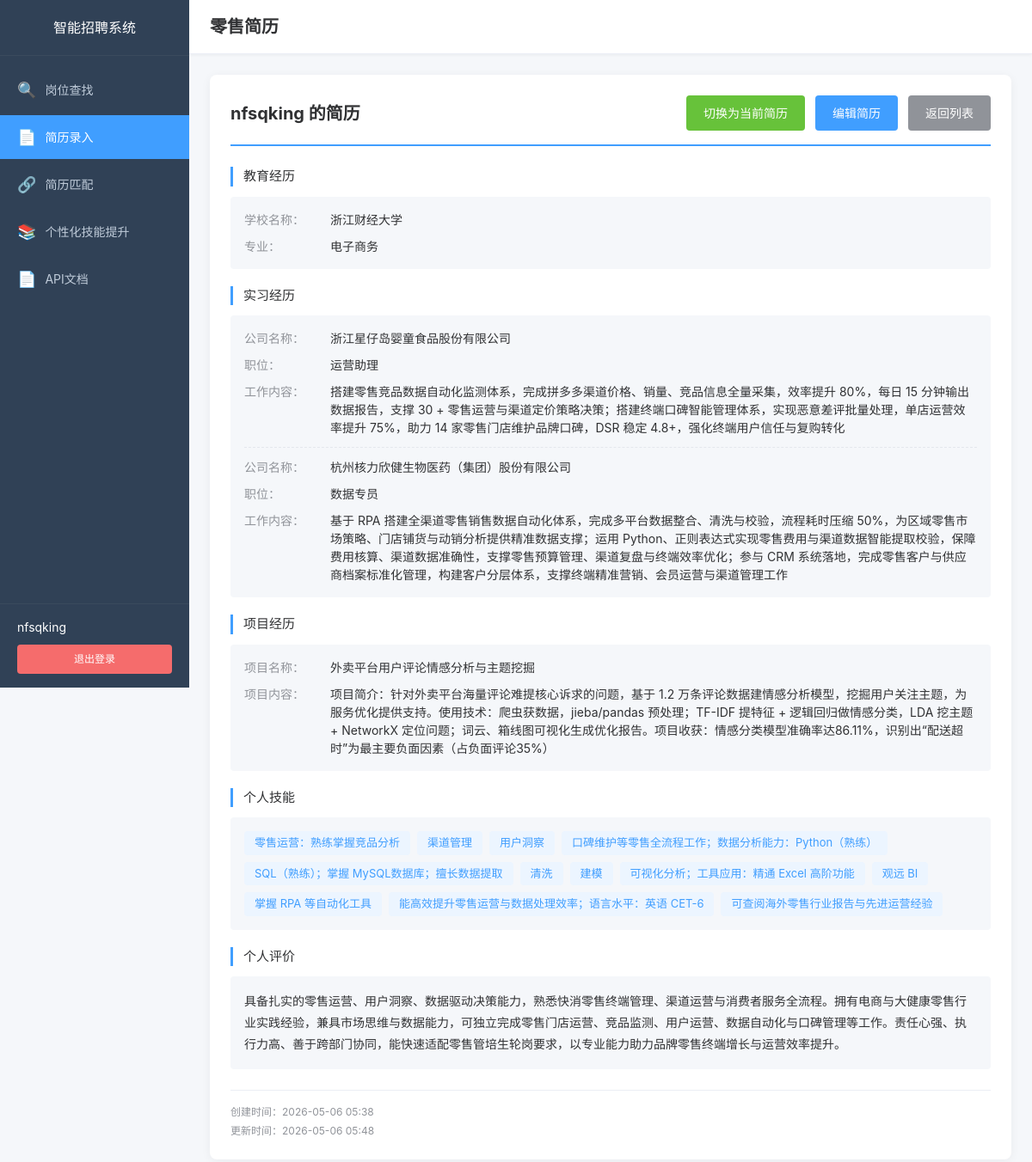
/resume/detail/2 (signed in), run on an earlier commit of the app's database.
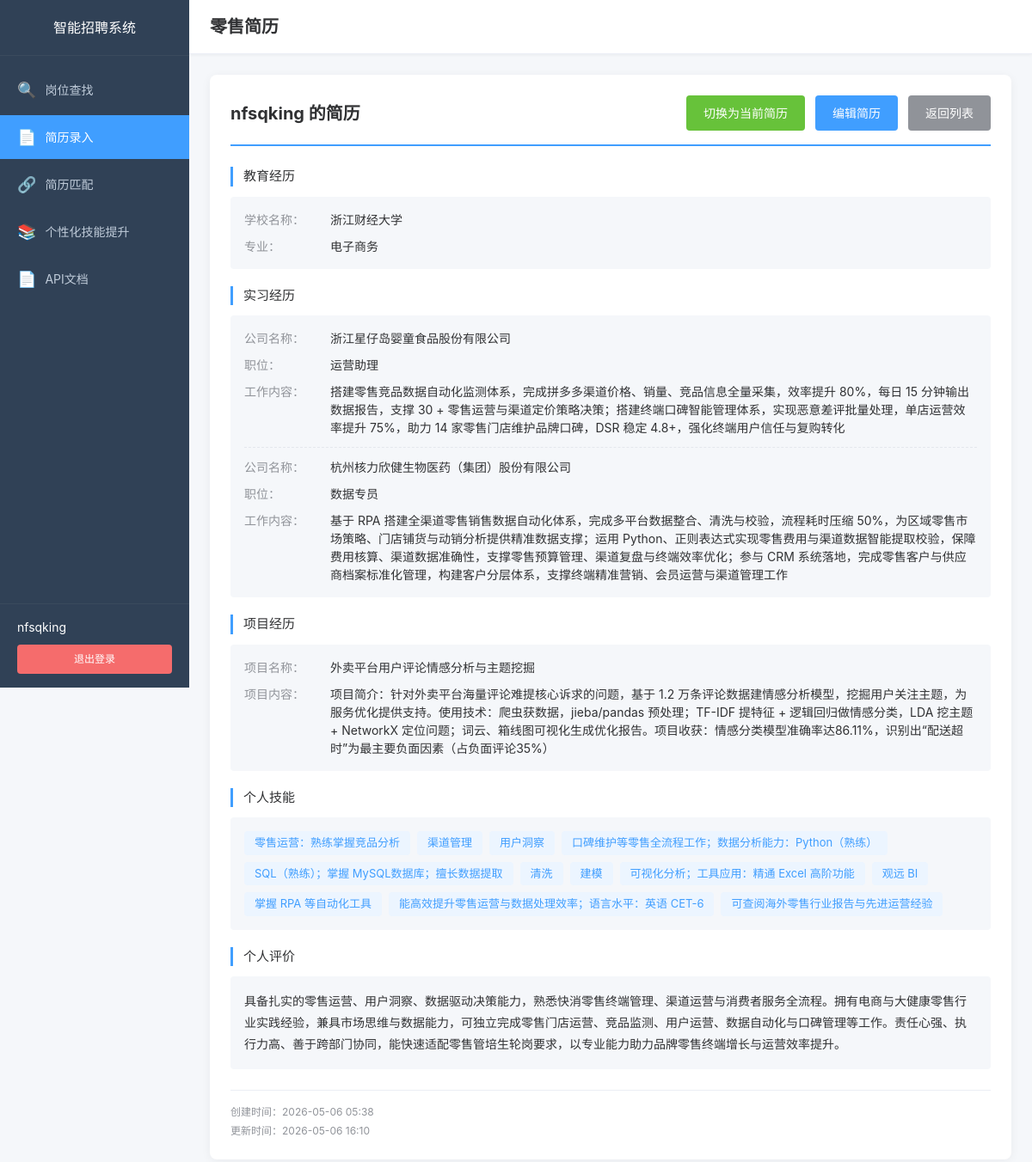
And on a later commit of the database.
### app/models/user.py (models this page shows, shortened)
class User(UserMixin, db.Model):
    __tablename__ = 'users'
    id = db.Column(db.Integer, primary_key=True)
    username = db.Column(db.String(80), unique=True, nullable=False, index=True)
    email = db.Column(db.String(120), unique=True, nullable=False, index=True)
    password_hash = db.Column(db.String(255), nullable=False)
    nickname = db.Column(db.String(80))
    is_active = db.Column(db.Boolean, default=True)
    created_at = db.Column(db.DateTime, default=datetime.utcnow)
    updated_at = db.Column(db.DateTime, default=datetime.utcnow, onupdate=datetime.utcnow)

### app/models/resume.py (models this page shows, shortened)
class Resume(db.Model):
    __tablename__ = 'resumes'
    id = db.Column(db.Integer, primary_key=True)
    user_id = db.Column(db.Integer, db.ForeignKey('users.id'), nullable=False, index=True)
    resume_name = db.Column(db.String(100), nullable=False, default='默认简历')
    is_active = db.Column(db.Boolean, default=True, nullable=False)
    education = db.Column(db.Text, nullable=True)
    internship = db.Column(db.Text, nullable=True)
    work = db.Column(db.Text, nullable=True)
    project = db.Column(db.Text, nullable=True)
    skills = db.Column(db.Text, nullable=False)
    self_evaluation = db.Column(db.Text, nullable=False)
    created_at = db.Column(db.DateTime, default=datetime.utcnow)
    updated_at = db.Column(db.DateTime, default=datetime.utcnow, onupdate=datetime.utcnow)
    user = db.relationship('User', backref=db.backref('resumes', lazy='dynamic', cascade='all, delete-orphan'))
    job_matches = db.relationship('ResumeJobMatch', backref='resume', lazy='dynamic', cascade='all, delete-orphan')
    skill_suggestions = db.relationship('SkillSuggestion', backref='resume', lazy='dynamic', cascade='all, delete-orphan')

### app/routes/resume.py (the view)
@resume.route('/detail/<int:resume_id>')
@login_required
def detail_resume(resume_id):
    resume = Resume.query.filter_by(id=resume_id, user_id=current_user.id).first()
    if not resume:
        flash('简历不存在', 'danger')
        return redirect(url_for('resume.list_resumes'))
    education_list = get_list_data(resume.education)
    internship_list = get_list_data(resume.internship)
    work_list = get_list_data(resume.work)
    project_list = get_list_data(resume.project)
    current_resume_id = get_current_resume_id()
    return render_template('resume/resume_detail.html',
                          resume=resume,
                          education_list=education_list,
                          internship_list=internship_list,
                          work_list=work_list,
                          project_list=project_list,
                          current_resume_id=current_resume_id)

### app/models/user.py (called while the page is built)
@login_manager.user_loader
def load_user(user_id: str):
    return User.query.get(int(user_id))

### app/routes/resume.py (called while the page is built, shortened)
def get_list_data(json_str):
    if not json_str:
        return []
    try:
        return json.loads(json_str)
    except:
        return []

def get_current_resume_id():
    resume_id = session.get('current_resume_id')
    if resume_id:
        resume = Resume.query.filter_by(id=resume_id, user_id=current_user.id).first()
        if resume:
            return resume_id
    active_resume = Resume.query.filter_by(user_id=current_user.id, is_active=True).first()
    if active_resume:
        session['current_resume_id'] = active_resume.id
        return active_resume.id

### app/templates/resume/resume_detail.html (shortened to what this page needs)
{% extends "base.html" %}
{% block extra_css %}
<link rel="stylesheet" href="{{ url_for('static', filename='css/dashboard.css') }}">
<link rel="stylesheet" href="{{ url_for('static', filename='css/resume.css') }}">
{% endblock %}
{% block content %}
<div class="app-container">
    <aside class="sidebar">
        <div class="sidebar-header">
            <h2>智能招聘系统</h2>
        </div>
        <nav class="sidebar-nav">
            <ul class="nav-menu">
                <li class="nav-item">
                    <a href="{{ url_for('dashboard.index') }}" class="nav-link">
                        <span class="nav-icon">&#128269;</span>
                        <span class="nav-text">岗位查找</span>
                    </a>
                </li>
                <li class="nav-item active">
                    <a href="{{ url_for('resume.list_resumes') }}" class="nav-link">
                        <span class="nav-icon">&#128196;</span>
                        <span class="nav-text">简历录入</span>
                    </a>
                </li>
                <li class="nav-item">
                    <a href="{{ url_for('match.index') }}" class="nav-link">
                        <span class="nav-icon">&#128279;</span>
                        <span class="nav-text">简历匹配</span>
                    </a>
                </li>
                <li class="nav-item">
                    <a href="{{ url_for('skill_improvement.index') }}" class="nav-link">
                        <span class="nav-icon">&#128218;</span>
                        <span class="nav-text">个性化技能提升</span>
                    </a>
                </li>
                <li class="nav-item">
                    <a href="{{ url_for('api_docs.doc') }}" class="nav-link" target="_blank">
                        <span class="nav-icon">&#128196;</span>
                        <span class="nav-text">API文档</span>
                    </a>
                </li>
            </ul>
        </nav>
        <div class="sidebar-footer">
            <div class="user-info">
                <span class="user-name">{{ current_user.nickname or current_user.username }}</span>
            </div>
            <a href="{{ url_for('auth.logout') }}" class="logout-btn">退出登录</a>
        </div>
    </aside>
    <main class="main-content">
        <header class="main-header">
            <h1>{{ resume.resume_name }}</h1>
        </header>
        <div class="content-wrapper">
            <div class="resume-detail-container">
                <div class="resume-header">
                    <h2>{{ current_user.nickname or current_user.username }} 的简历</h2>
                    <div class="resume-actions">
                        {% if resume.id != current_resume_id %}
                        <a href="{{ url_for('resume.switch_resume', resume_id=resume.id) }}" class="btn btn-success">切换为当前简历</a>
                        {% endif %}
                        <a href="{{ url_for('resume.edit_resume', resume_id=resume.id) }}" class="btn btn-primary">编辑简历</a>
                        <a href="{{ url_for('resume.list_resumes') }}" class="btn btn-secondary">返回列表</a>
                    </div>
                </div>
                <div class="resume-section">
                    <h3 class="section-title">教育经历</h3>
                    <div class="section-content">
                        {% for item in education_list %}
                        <div class="experience-item">
                            <div class="info-row">
                                <span class="info-label">学校名称：</span>
                                <span class="info-value">{{ item.school }}</span>
                            </div>
                            <div class="info-row">
                                <span class="info-label">专业：</span>
                                <span class="info-value">{{ item.major }}</span>
                            </div>
                        </div>
                        {% endfor %}
                    </div>
                </div>
                {% if internship_list %}
                <div class="resume-section">
                    <h3 class="section-title">实习经历</h3>
                    <div class="section-content">
                        {% for item in internship_list %}
                        <div class="experience-item">
                            {% if item.company %}
                            <div class="info-row">
                                <span class="info-label">公司名称：</span>
                                <span class="info-value">{{ item.company }}</span>
                            </div>
                            {% endif %}
                            {% if item.position %}
                            <div class="info-row">
                                <span class="info-label">职位：</span>
                                <span class="info-value">{{ item.position }}</span>
                            </div>
                            {% endif %}
                            {% if item.content %}
                            <div class="info-row">
                                <span class="info-label">工作内容：</span>
                                <span class="info-value">{{ item.content }}</span>
                            </div>
                            {% endif %}
                        </div>
                        {% endfor %}
                    </div>
                </div>
                {% endif %}
                {% if project_list %}
                <div class="resume-section">
                    <h3 class="section-title">项目经历</h3>
                    <div class="section-content">
                        {% for item in project_list %}
                        <div class="experience-item">
                            {% if item.name %}
                            <div class="info-row">
                                <span class="info-label">项目名称：</span>
                                <span class="info-value">{{ item.name }}</span>
                            </div>
                            {% endif %}
                            {% if item.content %}
                            <div class="info-row">
                                <span class="info-label">项目内容：</span>
                                <span class="info-value">{{ item.content }}</span>
                            </div>
                            {% endif %}
                        </div>
                        {% endfor %}
                    </div>
                </div>
                {% endif %}
                <div class="resume-section">
                    <h3 class="section-title">个人技能</h3>
                    <div class="section-content">
                        <div class="skills-tags">
                            {% for skill in resume.skills.replace('、', ',').replace('，', ',').split(',') if skill.strip() %}
                            <span class="skill-tag">{{ skill.strip() }}</span>
                            {% endfor %}
                        </div>
                    </div>
                </div>
                <div class="resume-section">
                    <h3 class="section-title">个人评价</h3>
                    <div class="section-content">
                        <p class="evaluation-text">{{ resume.self_evaluation }}</p>
                    </div>
                </div>
                <div class="resume-meta">
                    <p>创建时间：{{ resume.created_at.strftime('%Y-%m-%d %H:%M') if resume.created_at else '-' }}</p>
                    <p>更新时间：{{ resume.updated_at.strftime('%Y-%m-%d %H:%M') if resume.updated_at else '-' }}</p>
                </div>
            </div>
        </div>
    </main>
</div>
{% endblock %}

### app/templates/base.html (shortened to what this page needs)
<!DOCTYPE html>
<html lang="zh-CN">
<head>
    <link rel="stylesheet" href="{{ url_for('static', filename='css/base.css') }}">
    {% block extra_css %}{% endblock %}
</head>
<body class="{% block body_class %}{% endblock %}">
    {% block content %}{% endblock %}
</body>
</html>

### app/static/css/base.css (style rules this page uses)
* { margin: 0; padding: 0; box-sizing: border-box; }
html, body { height: 100%; font-family: -apple-system, BlinkMacSystemFont, 'Segoe UI', 'PingFang SC', 'Hiragino Sans GB', 'Microsoft YaHei', sans-serif; font-size: 14px; line-height: 1.5; color: #333; background-color: #f5f7fa; }
a { color: #409eff; text-decoration: none; }
.btn { display: inline-block; padding: 10px 20px; font-size: 14px; font-weight: 500; border-radius: 4px; transition: all 0.3s ease; }
.btn-primary { background-color: #409eff; color: #fff; }
.btn-secondary { background-color: #909399; color: #fff; }
.btn-success { background-color: #67c23a; color: #fff; }

### app/static/css/dashboard.css (style rules this page uses)
.app-container { display: flex; min-height: 100vh; }
.sidebar { width: 220px; background: #304156; color: #bfcbd9; display: flex; flex-direction: column; position: fixed; height: 100vh; left: 0; top: 0; z-index: 100; }
.sidebar-header { padding: 20px; text-align: center; border-bottom: 1px solid #3a4a5d; }
.sidebar-header h2 { font-size: 16px; color: #fff; font-weight: 500; }
.sidebar-nav { flex: 1; padding: 10px 0; overflow-y: auto; }
.nav-menu { list-style: none; }
.nav-item { margin: 4px 0; }
.nav-link { display: flex; align-items: center; padding: 12px 20px; color: #bfcbd9; transition: all 0.3s ease; }
.nav-item.active .nav-link { background: #409eff; color: #fff; }
.nav-icon { font-size: 18px; margin-right: 10px; }
.nav-text { font-size: 14px; }
.sidebar-footer { padding: 16px 20px; border-top: 1px solid #3a4a5d; }
.user-info { margin-bottom: 10px; }
.user-name { font-size: 14px; color: #fff; }
.logout-btn { display: block; padding: 8px 16px; background: #f56c6c; color: #fff; border-radius: 4px; text-align: center; font-size: 12px; transition: background 0.3s ease; }
.main-content { flex: 1; margin-left: 220px; background: #f5f7fa; }
.main-header { background: #fff; padding: 16px 24px; border-bottom: 1px solid #ebeef5; box-shadow: 0 1px 4px rgba(0, 0, 0, 0.05); }
.main-header h1 { font-size: 20px; color: #303133; }
.content-wrapper { padding: 24px; }

### app/static/css/resume.css (style rules this page uses)
.section-title { font-size: 16px; font-weight: 500; color: #303133; margin-bottom: 16px; padding-left: 12px; border-left: 3px solid #409eff; }
.section-content { padding-left: 15px; }
.resume-detail-container { background: #fff; border-radius: 8px; box-shadow: 0 2px 12px rgba(0, 0, 0, 0.05); padding: 24px; }
.resume-header { display: flex; justify-content: space-between; align-items: center; margin-bottom: 24px; padding-bottom: 16px; border-bottom: 2px solid #409eff; }
.resume-header h2 { font-size: 20px; color: #303133; }
.resume-actions { display: flex; gap: 12px; }
.resume-section { margin-bottom: 20px; }
.resume-section .section-title { font-size: 15px; margin-bottom: 12px; }
.resume-section .section-content { background: #f5f7fa; padding: 16px; border-radius: 4px; }
.info-row { display: flex; margin-bottom: 10px; }
.info-row:last-child { margin-bottom: 0; }
.info-label { min-width: 100px; color: #909399; font-size: 14px; }
.info-value { color: #303133; font-size: 14px; flex: 1; white-space: pre-wrap; word-break: break-all; }
.skills-tags { display: flex; flex-wrap: wrap; gap: 8px; }
.skill-tag { display: inline-block; padding: 4px 12px; background: #ecf5ff; color: #409eff; border-radius: 4px; font-size: 13px; }
.evaluation-text { color: #303133; font-size: 14px; line-height: 1.8; white-space: pre-wrap; }
.resume-meta { margin-top: 24px; padding-top: 16px; border-top: 1px solid #ebeef5; color: #909399; font-size: 12px; }
.resume-meta p { margin-bottom: 4px; }
.resume-meta p:last-child { margin-bottom: 0; }
.experience-item { padding: 12px 0; border-bottom: 1px dashed #e4e7ed; }
.experience-item:last-child { border-bottom: none; padding-bottom: 0; }
.experience-item:first-child { padding-top: 0; }
.btn-success { background-color: #67c23a; color: #fff; }

What changed in the data, as far as the page shows it:
changed Resume "零售简历": updated_at "2026-05-06 05:48" → "2026-05-06 16:10"
